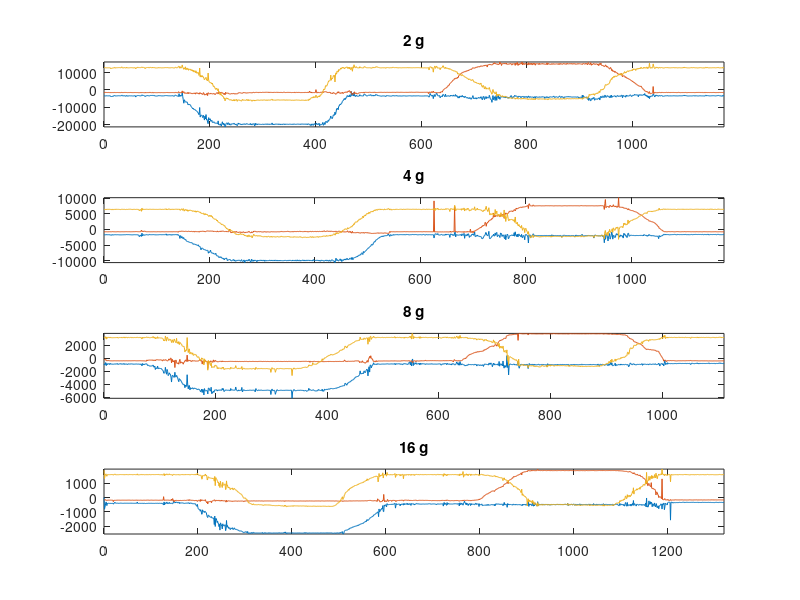
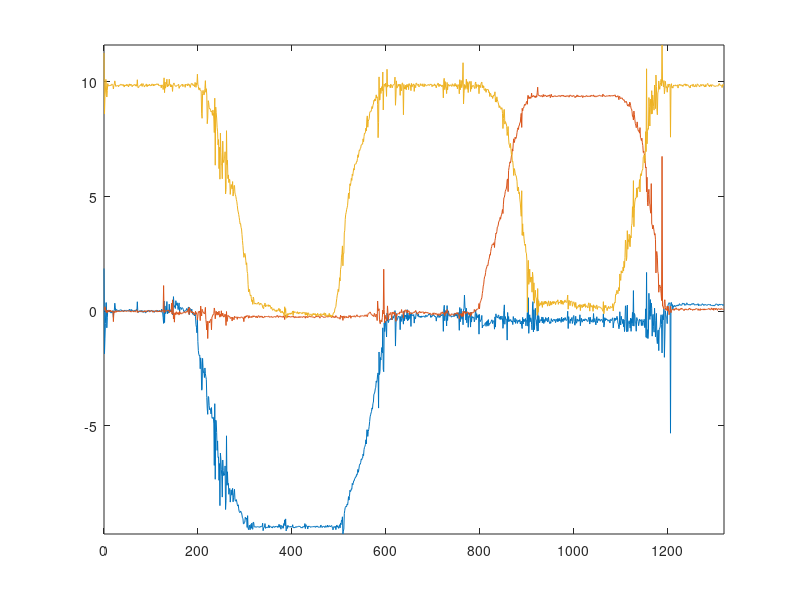

Reproduce these figures in MATLAB, in order.
sampledata250deps2g = csvread('250dps2g.csv');
samples = sampledata250deps2g(:,1);
accel_x = sampledata250deps2g(:,2);
accel_y = sampledata250deps2g(:,3);
accel_z = sampledata250deps2g(:,4);

figure(1)
subplot(4,1,1);
plot(samples, accel_x, '-',samples, accel_y, '-', samples, accel_z, '-');
axis tight;
title("2 g");

sampledata500dps4g = csvread('500dps4g.csv');
samples = sampledata500dps4g(:,1);
accel_x = sampledata500dps4g(:,2);
accel_y = sampledata500dps4g(:,3);
accel_z = sampledata500dps4g(:,4);

subplot(4,1,2);
plot(samples, accel_x, '-',samples, accel_y, '-', samples, accel_z, '-');
axis tight;
title("4 g");

sampledata1000dps8g = csvread('1000dps8g.csv');
samples = sampledata1000dps8g(:,1);
accel_x = sampledata1000dps8g(:,2);
accel_y = sampledata1000dps8g(:,3);
accel_z = sampledata1000dps8g(:,4);

subplot(4,1,3);
plot(samples, accel_x, '-',samples, accel_y, '-', samples, accel_z, '-');
axis tight;
title("8 g");

sampledata2000dps16g = csvread('2000dps16g.csv');
samples = sampledata2000dps16g(:,1);
accel_x = sampledata2000dps16g(:,2);
accel_y = sampledata2000dps16g(:,3);
accel_z = sampledata2000dps16g(:,4);

subplot(4,1,4);
plot(samples, accel_x, '-',samples, accel_y, '-', samples, accel_z, '-');
axis tight;
title("16 g");

%% Bias testing
figure(2)
accel_x = accel_x - mean(accel_x(1:100));
accel_y = accel_y - mean(accel_y(1:100));
accel_z = accel_z - mean(accel_z(330:460));

accel_x = accel_x * 16 * 9.8 * .000029; %I think I just found my scaling factor
accel_y = accel_y * 16 * 9.8 * .000029;
accel_z = accel_z * 16 * 9.8 * .000029;

plot(samples, accel_x, '-', samples, accel_y, '-', samples, accel_z, '-');
axis tight;
